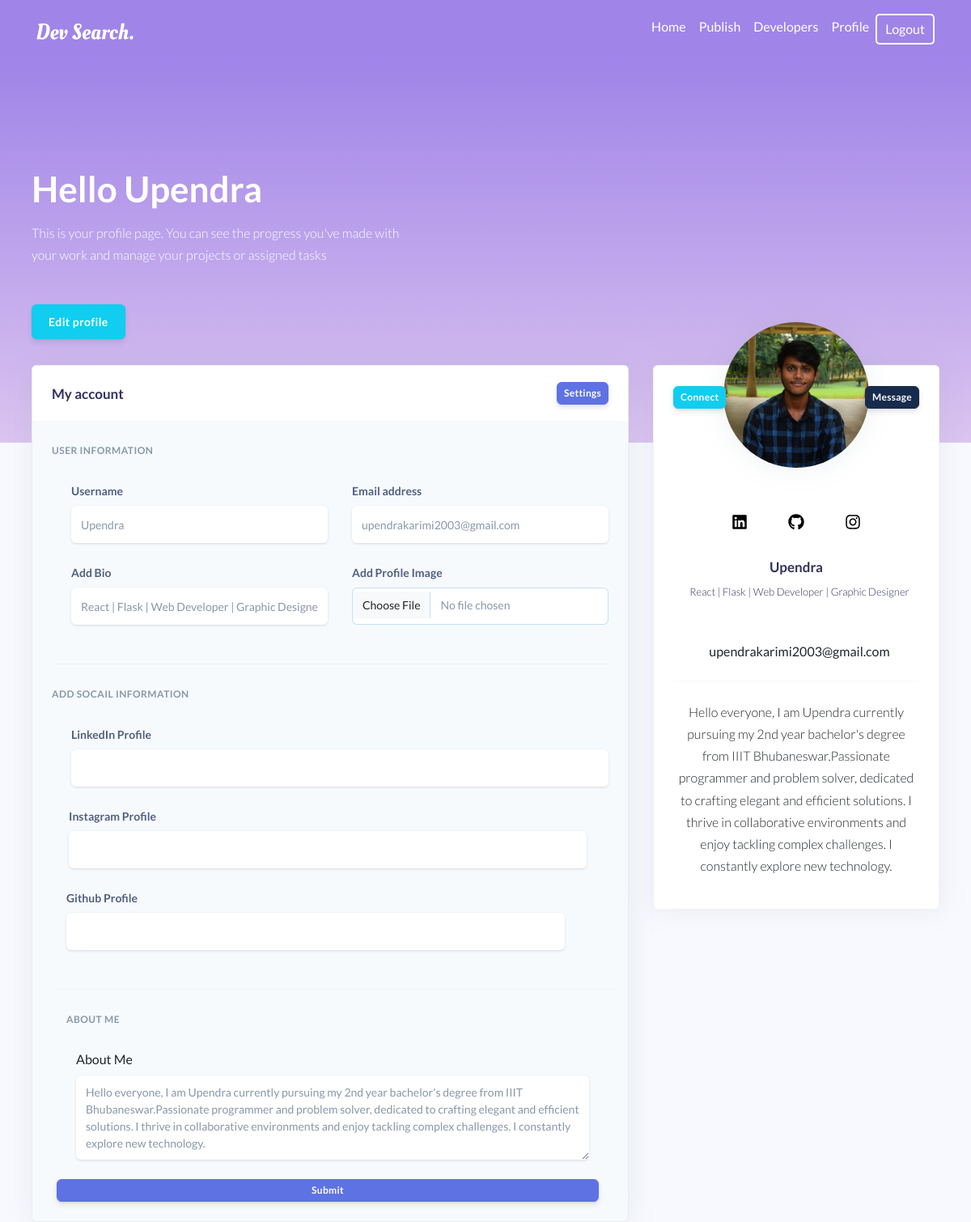
/user/user-profile/ (signed in), run on the app's committed database.
### user/models.py (models this page shows, shortened)
class Profile(models.Model):
    user=models.OneToOneField(User,on_delete=models.CASCADE,null=True,blank=True)
    name=models.CharField(max_length=200,null=True,blank=True)
    email=models.EmailField(max_length=200,null=True,blank=True)
    short_desc=models.CharField(max_length=200,null=True,blank=True)
    bio=models.TextField(max_length=300,null=True,blank=True)
    profile_img=models.ImageField(null=True,blank=True,upload_to='profiles/',default='spline.jpg')
    linkedin_link=models.CharField(max_length=200,null=True,blank=True)
    github_link=models.CharField(max_length=200,null=True,blank=True)
    instagram_link=models.CharField(max_length=200,null=True,blank=True)
    twitter_link=models.CharField(max_length=200,null=True,blank=True)
    p_id=models.UUIDField(default=uuid.uuid4,null=True,blank=True)

### user/views.py (the view)
# urls.py: path('user-profile/',views.user_profile,name='user-profile'),
@login_required(login_url='login')
def user_profile(request):
    profile=request.user.profile
    context={
        'profile':profile
    }
    return render(request,'user/user-profile.html',context)

### user/templates/user/user-profile.html (shortened to what this page needs)
{% extends 'base.html' %}
{% block content %}
{% load static %}
<link rel="stylesheet" href="{% static 'css/user-profile.css' %}">
<body>
  <div class="main-content">
    <div class="header pb-8 pt-5 pt-lg-8 d-flex align-items-center" style="min-height: 200p; background-image: linear-gradient(#A084E8,#DBC4F0); background-size: cover; background-position: center top;">
      <span class="mask bg-gradient-default opacity-8"></span>
      <div class="container-fluid d-flex align-items-center">
        <div class="row">
          <div class="col-lg-7 col-md-10">
            <h1 class="display-2 text-white">Hello {{profile.name}}</h1>
            <p class="text-white mt-0 mb-5">This is your profile page. You can see the progress you've made with your work and manage your projects or assigned tasks</p>
            <a href="#!" class="btn btn-info">Edit profile</a>
          </div>
        </div>
      </div>
    </div>
    <div class="container-fluid mt--7">
      <div class="row">
        <div class="col-xl-4 order-xl-2 mb-5 mb-xl-0">
          <div class="card card-profile shadow">
            <div class="row justify-content-center">
              <div class="col-lg-3 order-lg-2">
                <div class="card-profile-image">
                  <a href="#">
                    <img src="{{profile.profile_img.url}}" class="rounded-circle">
                  </a>
                </div>
              </div>
            </div>
            <div class="card-header text-center border-0 pt-8 pt-md-4 pb-0 pb-md-4">
              <div class="d-flex justify-content-between">
                <a href="#" class="btn btn-sm btn-info mr-4">Connect</a>
                <a href="#" class="btn btn-sm btn-default float-right">Message</a>
              </div>
            </div>
            <div class="card-body pt-0 pt-md-4">
              <div class="row">
                <div class="col">
                  <div class="card-profile-stats d-flex justify-content-center mt-md-5">
                    <div>
                      <a href="{{get_profile.linkedin_link}}"><img src="{% static 'images/icons/linkedin.svg' %}" alt="" width="20px" height="20px" style="cursor: pointer; margin: 3px;"></a>
                    </div>
                    <div>
                        <a href="{{get_profile.linkedin_link}}"><img src="{% static 'images/icons/github.svg' %}" alt="" width="20px"  height="20px" style="cursor: pointer; margin: 3px;"></a>
                    </div>
                    <div>
                        <a href="{{get_profile.linkedin_link}}"><img src="{% static 'images/icons/instagram.svg' %}" alt="" width="20px" height="20px" style="cursor: pointer; margin: 3px;"></a>
                    </div>
                  </div>
                </div>
              </div>
              <div class="text-center">
                <h3>
                  {{profile.name}}
                </h3>
                <div class="h5 font-weight-300">
                  {{profile.short_desc|slice:"150"}}
                </div>
                <div class="h5 mt-4">
                </div>
                <div>
                  {{profile.email}}
                </div>
                <hr class="my-4">
                <p>{{profile.bio}}</p>
              </div>
            </div>
          </div>
        </div>
        <div class="col-xl-8 order-xl-1">
          <div class="card bg-secondary shadow">
            <div class="card-header bg-white border-0">
              <div class="row align-items-center">
                <div class="col-8">
                  <h3 class="mb-0">My account</h3>
                </div>
                <div class="col-4 text-right">
                  <a href="#!" class="btn btn-sm btn-primary">Settings</a>
                </div>
              </div>
            </div>
            <div class="card-body">
              <form action="{% url 'edit-profile' %}" method="POST" enctype="multipart/form-data">
                <h6 class="heading-small text-muted mb-4">User information</h6>
                <div class="pl-lg-4">
                  <div class="row">
                    <div class="col-lg-6">
                      <div class="form-group focused">
                        <label class="form-control-label" for="input-username">Username</label>
                        <input type="text" name="username" id="input-username" class="form-control form-control-alternative" placeholder="Username" value="{{profile.name}}">
                      </div>
                    </div>
                    <div class="col-lg-6">
                      <div class="form-group">
                        <label class="form-control-label" for="input-email">Email address</label>
                        <input type="email" name="email" id="input-email" class="form-control form-control-alternative" value="{{profile.email}}">
                      </div>
                    </div>
                  </div>
                  <div class="row">
                    <div class="col-lg-6">
                      <div class="form-group focused">
                        <label class="form-control-label" for="input-first-name">Add Bio</label>
                        <input type="text" name="short_desc" id="input-first-name" class="form-control form-control-alternative" placeholder="First name" value="{{profile.short_desc}}">
                      </div>
                    </div>
                    <div class="col-lg-6">
                      <div class="form-group focused">
                        <label class="form-control-label" for="input-last-name">Add Profile Image</label>
                        <input class="form-control" type="file" id="formFile" name="profile-img" >
                      </div>
                    </div>
                  </div>
                </div>
                <hr class="my-4">
                <h6 class="heading-small text-muted mb-4">Add socail information</h6>
                <div class="pl-lg-4">
                  <div class="row">
                    <div class="col-md-12">
                      <div class="form-group focused">
                        <label class="form-control-label" for="input-address">LinkedIn Profile</label>
                        <input id="input-address" name="linkedinlink" class="form-control form-control-alternative" placeholder="{{profile.linkedin}}" type="text">
                      </div>
                    </div>
                    <div class="row">
                        <div class="col-md-12">
                        <div class="form-group focused">
                            <label class="form-control-label" for="input-address">Instagram Profile</label>
                            <input id="input-address" name="instagramlink" class="form-control form-control-alternative" placeholder="{{profile.linkedin}}" type="text">
                        </div>
                    </div>
                    <div class="row">
                        <div class="col-md-12">
                        <div class="form-group focused">
                            <label class="form-control-label" for="input-address">Github Profile</label>
                            <input id="input-address" name="gitlink" class="form-control form-control-alternative" placeholder="{{profile.linkedin}}" type="text">
                        </div>
                    </div>
                  </div>
                <hr class="my-4">
                <h6 class="heading-small text-muted mb-4">About me</h6>
                <div class="pl-lg-4">
                  <div class="form-group focused">
                    <label>About Me</label>
                    <textarea rows="4" class="form-control form-control-alternative" name="bio">{{profile.bio}}</textarea>
                  </div>
                </div>
                <input type="submit" value="Submit" class="btn btn-sm btn-primary">
              </form>
            </div>
          </div>
        </div>
      </div>
    </div>
  </div>
</body>
{% endblock %}

### static/css/index.css (style rules this page uses)
* { font-family: 'Lato', sans-serif; }

### data on the page
Profile: name "Upendra", profile_img (picture), short_desc "React | Flask | Web Developer | Graphic Designer", email "upendrakarimi2003@gmail.com", bio "Hello everyone, I am Upendra currently pursuing my 2nd year bachelor's degree from IIIT Bhubaneswar.Passionate programmer and problem solver, dedicated to crafting elegant and efficient solutions. I thrive in collaborative environments and enjoy tackling complex challenges. I constantly explore new technology.", username "Upendra"
